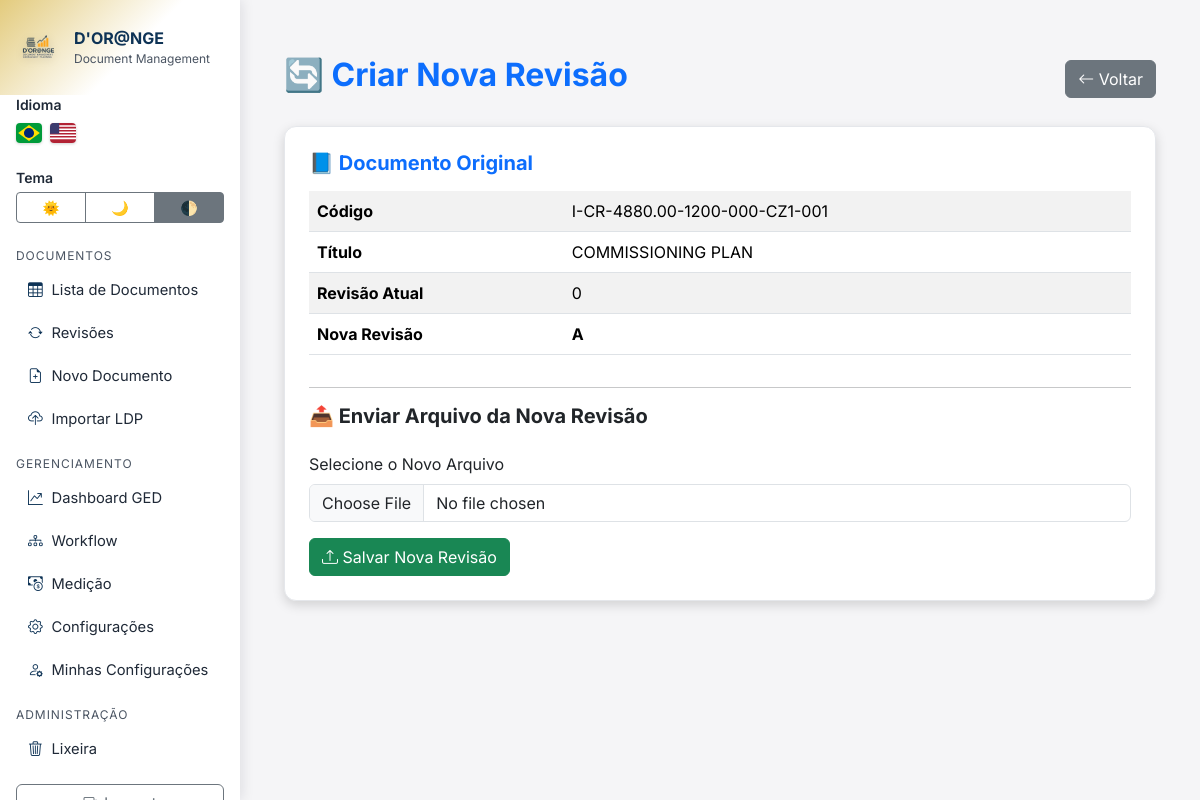
The page /nova-revisao/88/ (signed in) on the database its author committed.
### apps/documentos/models.py (models this page shows, shortened)
class Documento(models.Model):
    projeto = models.ForeignKey(
        Projeto,
        on_delete=models.CASCADE,
        related_name="documentos",
        null=True,
        blank=True,
    )
    fase = models.CharField(max_length=50, blank=True, null=True)
    tipo_doc = models.CharField(
    "Tipo de Documento",
    max_length=100,
    null=True,
    blank=True,
)
    codigo = models.CharField(max_length=200)
    revisao = models.CharField(max_length=10, default="0")
    titulo = models.CharField(max_length=255)
    disciplina = models.CharField(max_length=50, blank=True, null=True)
    status_documento = models.CharField(
        "Status do Documento",
        max_length=50,
        blank=True,
        null=True,
        help_text="Substitui o antigo 'Status LDP'",
    )
    status_emissao = models.CharField(
        "Status de Emissão",
        max_length=50,
        blank=True,
        null=True,
    )
    grdt_cliente = models.CharField(
        "GRDT Cliente",
        max_length=50,
        blank=True,
        null=True,
    )
    resposta_cliente = models.CharField(
        "Resposta Cliente",
        max_length=255,
        blank=True,
        null=True,
    )
    data_emissao_grdt = models.DateField(
        "Data Emissão GRDT",
        blank=True,
        null=True,
    )
    ged_interna = models.CharField(
        "GED Interna",
        max_length=50,
        blank=True,
        null=True,
        help_text="Identificação interna da GED gerada para este documento (quando aplicável)",
    )
    criado_em = models.DateTimeField(auto_now_add=True)
    ativo = models.BooleanField(default=True)
    deletado_em = models.DateTimeField(blank=True, null=True)
    deletado_por = models.CharField(max_length=200, blank=True, null=True)
    motivo_exclusao = models.CharField(max_length=255, blank=True, null=True)
    etapa_atual = models.CharField(
        max_length=100,
        default="Revisão Interna – Disciplina",
    )
    class Meta:
        verbose_name = "Documento"
        verbose_name_plural = "Documentos"
        ordering = ["codigo", "revisao"]

### apps/documentos/views.py (the view, shortened to what this page needs)
# urls.py: path("nova-revisao/<int:documento_id>/", views.nova_revisao, name="nova_revisao"),
@login_required
@has_perm("documento.revisar")
def nova_revisao(request, documento_id):
    documento = get_object_or_404(Documento, id=documento_id)
    idx = (
        REVISOES_VALIDAS.index(documento.revisao)
        if documento.revisao in REVISOES_VALIDAS
        else -1
    )
    nova_rev = (
        REVISOES_VALIDAS[idx + 1]
        if idx + 1 < len(REVISOES_VALIDAS)
        else "A"
    )
    return render(
        request,
        "documentos/nova_revisao.html",
        {"documento": documento, "proxima_revisao": nova_rev},
    )

### apps/contas/context_processors.py (called while the page is built)
def user_config(request):
    if request.user.is_authenticated:
        cfg, _ = UserConfig.objects.get_or_create(user=request.user)
        return {"user_config": cfg}
    return {"user_config": None}

### apps/contas/permissions.py (called while the page is built, shortened)
def usuario_tem_permissao(usuario, codigo_perm):
    if usuario.is_superuser or getattr(usuario, "is_master", False):
        return True

def has_perm(codigo):
    def decorator(view_func):
        @wraps(view_func)
        @login_required
        def wrapper(request, *args, **kwargs):
            if usuario_tem_permissao(request.user, codigo):
                return view_func(request, *args, **kwargs)
            messages.error(request, "Você não tem permissão para acessar esta função.")
            return redirect("documentos:listar_documentos")
        return wrapper
    return decorator

### apps/documentos/templates/documentos/nova_revisao.html (shortened to what this page needs)
{% extends "documentos/base.html" %}
{% load static %}
{% block content %}
<div class="container mt-4">
    <div class="d-flex justify-content-between align-items-center mb-4">
        <h2 class="text-primary fw-bold">
            🔄 Criar Nova Revisão
        </h2>
        <a href="{% url 'documentos:listar_documentos' %}" class="btn btn-secondary">
            <i class="bi bi-arrow-left"></i> Voltar
        </a>
    </div>
    <div class="card p-4">
        <h5 class="text-primary fw-bold mb-3">
            📘 Documento Original
        </h5>
        <table class="table table-striped">
            <tr><th>Código</th><td>{{ documento.codigo }}</td></tr>
            <tr><th>Título</th><td>{{ documento.titulo }}</td></tr>
            <tr><th>Revisão Atual</th><td>{{ documento.revisao }}</td></tr>
            <tr><th>Nova Revisão</th><td><strong>{{ proxima_revisao }}</strong></td></tr>
        </table>
        <hr>
        <h5 class="fw-bold">📤 Enviar Arquivo da Nova Revisão</h5>
        <form method="POST" enctype="multipart/form-data" class="mt-3">
            <div class="mb-3">
                <label class="form-label">Selecione o Novo Arquivo</label>
                <input type="file" name="arquivo" class="form-control" required>
            </div>
            <button class="btn btn-success">
                <i class="bi bi-upload"></i> Salvar Nova Revisão
            </button>
        </form>
    </div>
</div>
{% endblock %}

### apps/documentos/templates/documentos/base.html (style rules this page uses)
body[data-theme="light"], body[data-theme="auto"] { --bg: #f5f5f7; --bg-card: #ffffff; --bg-sidebar: #ffffff; --text: #1f2937; --text-soft: #4b5563; --accent-gold: #D4AF37; --accent-gold-soft: rgba(212, 175, 55, 0.16); --accent-blue: #0E3356; --border: #e5e7eb; --shadow: rgba(15, 23, 42, 0.10); --sidebar-width: 240px; }
* { box-sizing: border-box; font-family: 'Inter', sans-serif; }
body { margin: 0; background: var(--bg); color: var(--text); transition: background .25s ease, color .25s ease; }
.card { max-width: 100%; }
.card { background: var(--bg-card); border-color: var(--border); box-shadow: 0 3px 10px var(--shadow); }

### apps/documentos/templates/documentos/nova_revisao.html (style rules this page uses)
.card { box-shadow: 0 4px 12px rgba(0,0,0,0.15); border-radius: 12px; backdrop-filter: blur(5px); }

### rows shown on the page
Documento: codigo "I-CR-4880.00-1200-000-CZ1-001", titulo "COMMISSIONING PLAN", revisao "0"

### other values the page prints
{{ proxima_revisao }} "A"
